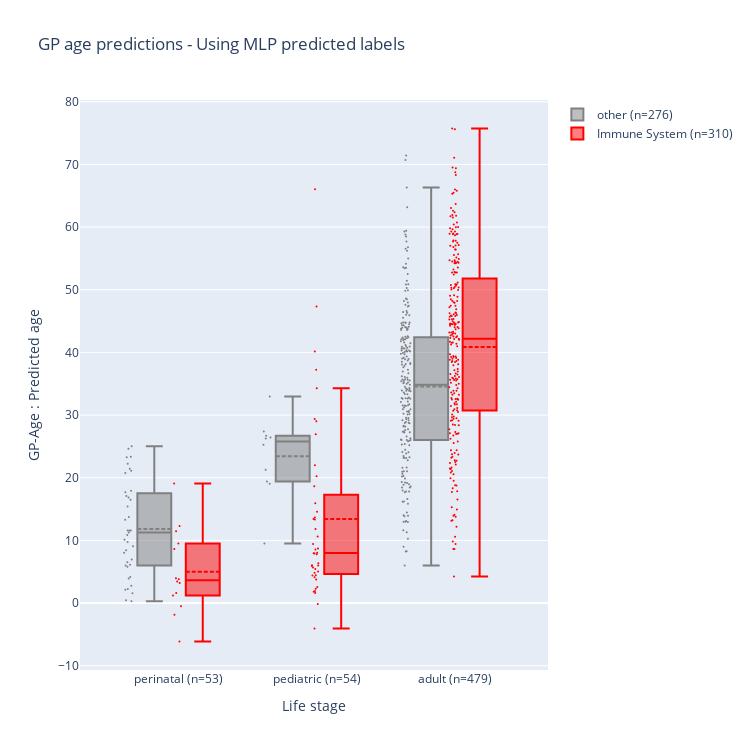

The cell this chart's notebook holds for it:
### Code cell
graph_gp_age(all_preds)

### Figure 1 — Plotly figure (JSON) as saved in the notebook; plotly's stock layout.template omitted (floating-point values rounded to 4 significant figures; data arrays with more than 128 entries replaced by an {"elided": "..."} marker saying what was removed)
{"data": [{"boxmean": true, "boxpoints": "all", "hovertemplate": "%{text}", "marker": {"color": "gray", "size": 2}, "name": "other (n=276)", "showlegend": true, "text": {"elided": "276 str values"}, "type": "box", "x": {"elided": "276 str values"}, "y": {"elided": "276 float values"}}, {"boxmean": true, "boxpoints": "all", "hovertemplate": "%{text}", "marker": {"color": "red", "size": 2}, "name": "Immune System (n=310)", "showlegend": true, "text": {"elided": "310 str values"}, "type": "box", "x": {"elided": "310 str values"}, "y": {"elided": "310 float values"}}], "layout": {"boxmode": "group", "height": 750, "title": {"text": "GP age predictions - Using MLP predicted labels"}, "width": 750, "xaxis": {"categoryarray": ["perinatal", "pediatric", "adult"], "categoryorder": "array", "ticktext": ["perinatal (n=53)", "pediatric (n=54)", "adult (n=479)"], "tickvals": [0, 1, 2], "title": {"text": "Life stage"}}, "yaxis": {"title": {"text": "GP-Age : Predicted age"}}}}
